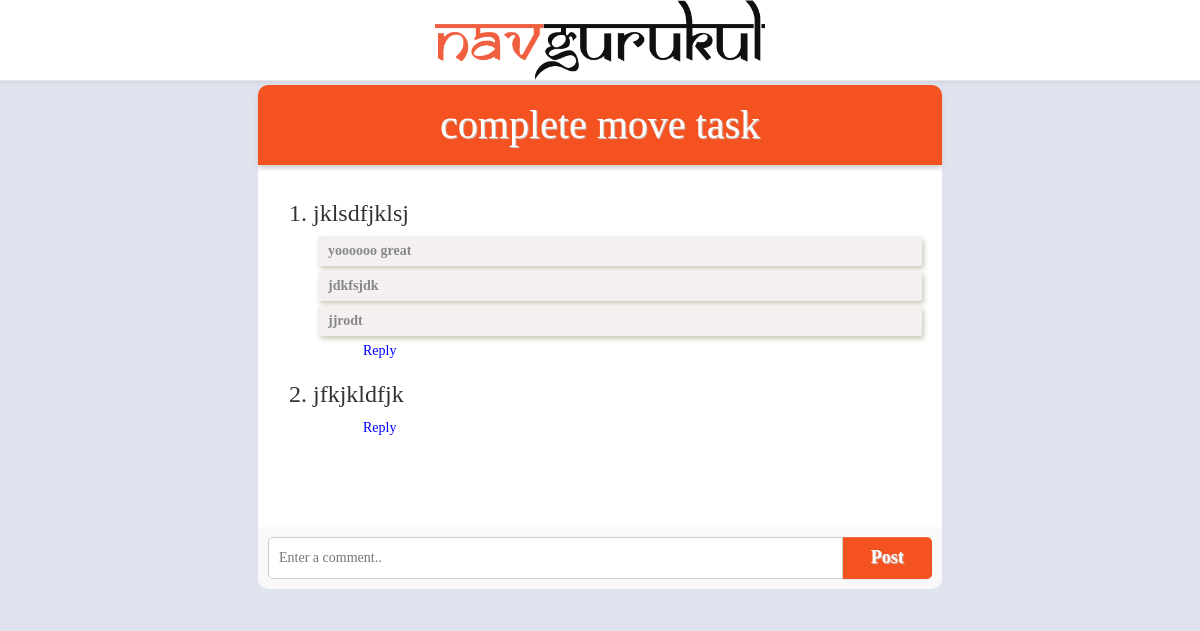
Screenshot of /task_page/1/ with the database file from the repository.
### core/models.py (models this page shows, shortened)
class Task(models.Model):
	project = models.ForeignKey(Project)
	task_heading = models.CharField(max_length=100)
	assigned_to = models.ForeignKey(User)
	due_date = models.DateTimeField()

class Task_comment(models.Model):
	task = models.ForeignKey(Task)
	comment_text = models.CharField(max_length=1000)

class Nested_comment(models.Model):
	task_comment = models.ForeignKey(Task_comment)
	nested_comment_text = models.CharField(max_length=1000)
	def __str__(self):
		return self.nested_comment_text

### core/views.py (the view)
# urls.py: url(r'^task_page/(?P<pk>\d+)/$', views.comment, name="comment"),
def comment(request, pk):
	a_task = Task.objects.get(pk=pk)
	task_comment = Task_comment.objects.filter(task=a_task)
	for comment in task_comment:
		comment.nested_comments = comment.nested_comment_set.all()
	if request.method == "POST":
		comment = request.POST.get('comment')
		new_comment  = Task_comment.objects.create(task=a_task, comment_text=comment)
		return redirect('comment', pk=pk)
	else:
		return render(request, 'core/comment.html', {'task': a_task, 'comments': task_comment})

### core/templates/core/comment.html (shortened to what this page needs)
{% extends 'core/base.html' %}
{% load staticfiles %}
{% block content %}
    <div class="big-box">
        <div class="box">
            <div class="panel_0" style="margin:0;">
                <div class="header">
                    {{ task.task_heading }}
                </div>
                <div class="panel-body comment">
                    <ol>
                        {%for comment in comments %}
                            <h3><li>{{ comment.comment_text }}</li></h3>
                            <ul class="nestedcomment" id="nestedcomment{{comment.id}}">
                                {% for nes in comment.nested_comments%}
                                <li class="NESTED">{{nes}}</li>
                                {% endfor %}
                            </ul>
                            <p style="margin-left: 50px; color:blue;" data-id="{{ comment.id }}" class="reply">Reply</p>
                        {% endfor %}
                    </ol>
                </div>
            </div>
            <form method="POST">
                <input type="text" placeholder="Enter a comment.." name="comment">
                <button type="submit" class="save btn btn-default submitbutton" style="margin-left: 30px; margin-bottom: 10px; width: 10%;">Post</button>
            </form>
        </div>
    </div>
{% endblock %}

### core/static/css/theme.css (style rules this page uses)
.body { background:#dfe3ee; padding-top: 85px; padding-bottom: 30px; font-family: ubuntu; }
.big-box { display: flex; justify-content: center; }
.comment { height: 362px; overflow: hidden; overflow-y: scroll; }
.box { width: 60%; margin: 0; }
.header { background: #F45220 !important; height: 80px; display: flex; justify-content: center; align-items: center; font-size: 40px; color: #fff !important; text-shadow: 1px 1px 1px #ccc !important; box-shadow: 0px 3px 5px #ccc; border-radius: 10px 10px 0px 0px; }
.panel_0 { background: #fff; border-radius: 10px 10px 0px 0px; }
form { background: #f9f9f9; padding: 10px; display: flex; flex-direction: row; border-radius: 0px 0px 10px 10px; }
input { width: 100%; padding: 10px; border: 1px solid #ccc; border-radius: 5px 0px 0px 5px; outline: none; }
button { background: #F45220 !important; border: none !important; width: 100px !important; margin: 0 !important; color: #fff !important; font-weight: bold !important; font-size: 18px !important; text-shadow: 1px 1px 1px #ccc !important; outline: none; border-radius: 0px 5px 5px 0px !important; }
.nestedcomment { list-style: none; margin: 0; padding: 0; }
.NESTED { padding: 5px 10px 5px 10px; background: #f3f0ef; margin: 5px; color: #888; font-weight: bold; border-radius: 2px; box-shadow: 2px 3px 5px #CCB; }

### rows the page displays
Task: task_heading "complete move task"
Task_comment: comment_text "jklsdfjklsj"
Nested_comment: nested_comment_text "yoooooo great"
Nested_comment: nested_comment_text "jdkfsjdk"
Nested_comment: nested_comment_text "jjrodt"
Task_comment: comment_text "jfkjkldfjk"
